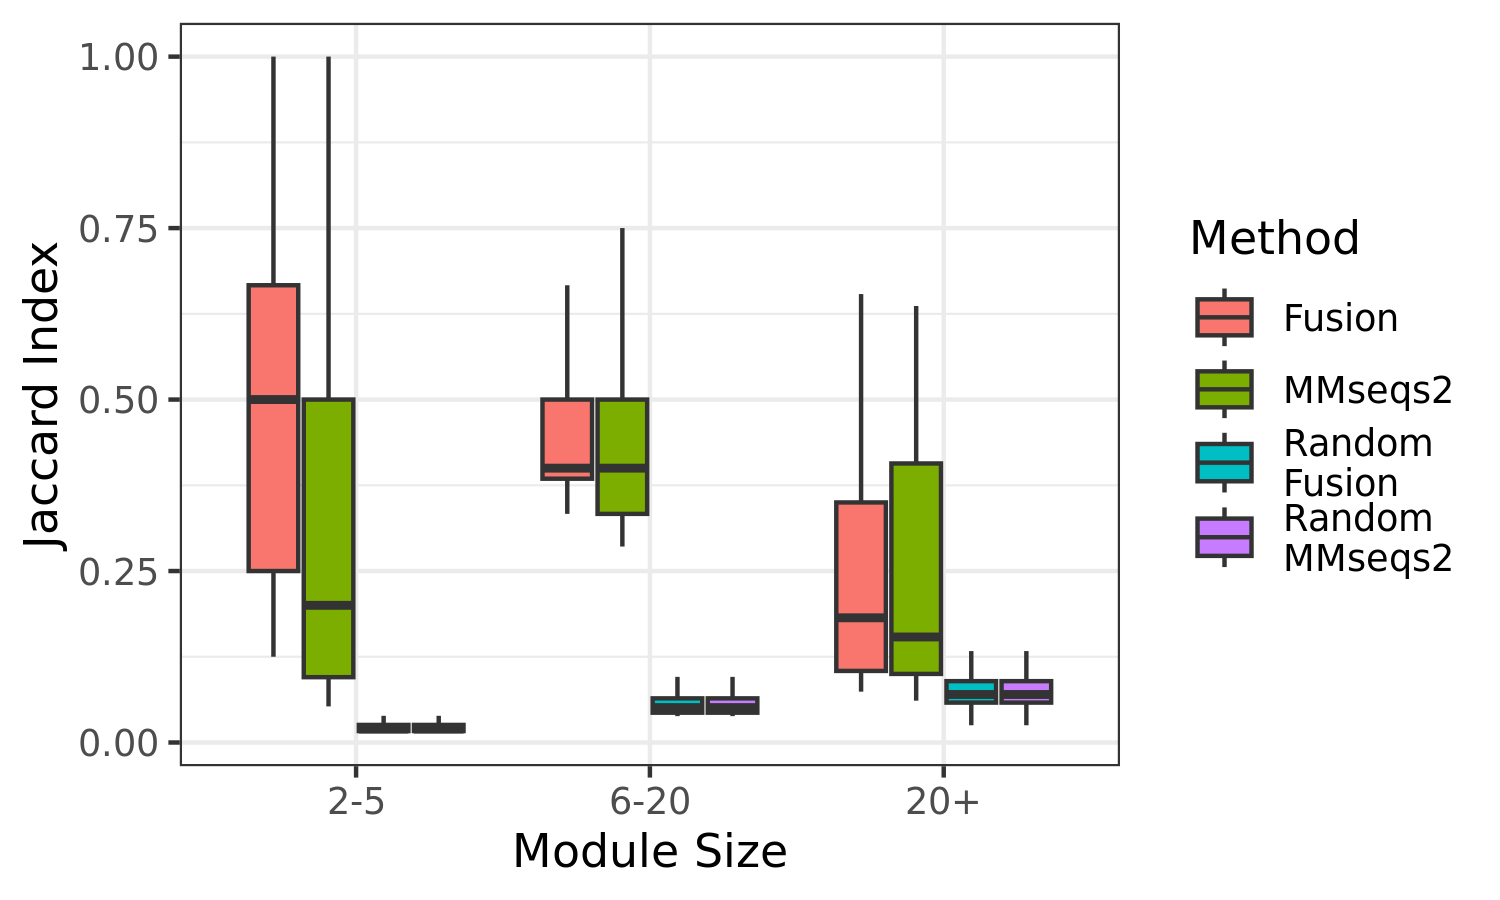

R code for this plot:
library(tidyverse)
library(ggplot2)
rm(list = ls())

Fig6_data <- readRDS("Fig6_data.rds")

Fig6 <- Fig6_data  %>%
  ggplot(aes(x = size_group, y = jaccard, fill = method_label)) + 
  geom_boxplot(outlier.shape = NA) +
  theme_bw() +
  labs(fill = "Method") + ylab("Jaccard Index") + xlab("Module Size")

png("Fig6.png", width = 5, height = 3, units = "in", res = 300)
print(Fig6)
dev.off()
